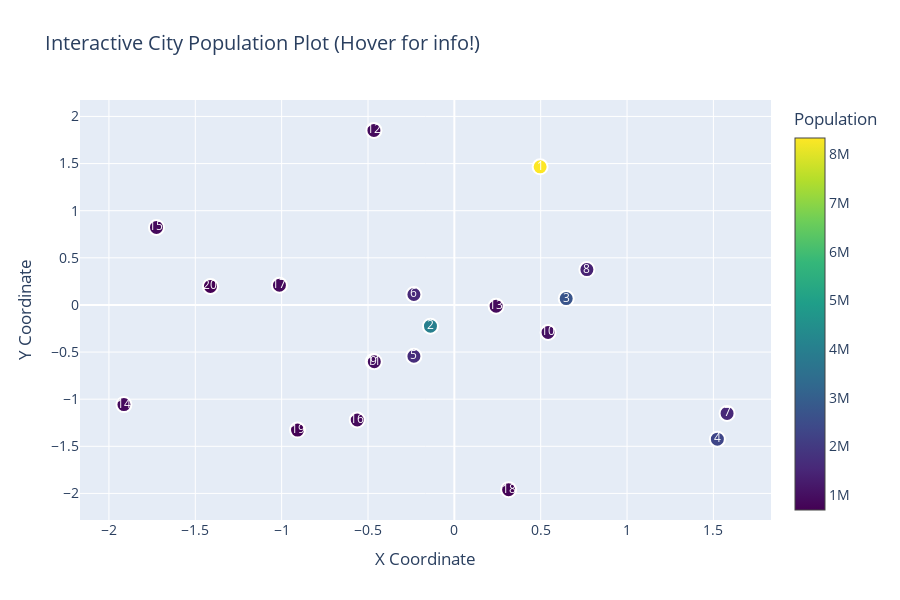

The notebook cell saved with this chart:
### Code cell
# Simple interactive plot that works with Homebrew Python 3.13
import matplotlib.pyplot as plt
import numpy as np

# Create sample data
np.random.seed(42)
n_points = 20
x = np.random.randn(n_points)
y = np.random.randn(n_points)

# Create labels/information for each point
cities = ['New York', 'Los Angeles', 'Chicago', 'Houston', 'Phoenix', 
          'Philadelphia', 'San Antonio', 'San Diego', 'Dallas', 'San Jose',
          'Austin', 'Jacksonville', 'Fort Worth', 'Columbus', 'Charlotte',
          'San Francisco', 'Indianapolis', 'Seattle', 'Denver', 'Boston']

populations = [8336817, 3979576, 2693976, 2320268, 1680992, 1584064,
               1547253, 1423851, 1343573, 1021795, 978908, 911507,
               909585, 898553, 885708, 881549, 876384, 753675, 715522, 695506]

# Method 1: Simple static plot with annotations
print("Method 1: Static plot with all labels visible")
print("="*50)

fig1, ax1 = plt.subplots(figsize=(12, 8))
scatter1 = ax1.scatter(x, y, c=populations, cmap='viridis', s=100, alpha=0.7)

# Add colorbar
cbar1 = plt.colorbar(scatter1)
cbar1.set_label('Population')

# Add city labels (offset to avoid overlap)
for i, city in enumerate(cities):
    ax1.annotate(city, (x[i], y[i]), xytext=(5, 5), textcoords='offset points',
                fontsize=8, alpha=0.8, bbox=dict(boxstyle="round,pad=0.3", 
                facecolor='white', alpha=0.7))

ax1.set_xlabel('X Coordinate')
ax1.set_ylabel('Y Coordinate')
ax1.set_title('City Population Plot - All Labels Visible')
ax1.grid(True, alpha=0.3)
plt.tight_layout()
plt.show()

print("\n" + "="*50)
print("Method 2: Click to reveal information")
print("="*50)

# Method 2: Click-based interaction (works reliably)
fig2, ax2 = plt.subplots(figsize=(12, 8))
scatter2 = ax2.scatter(x, y, c=populations, cmap='viridis', s=120, alpha=0.7)

# Add colorbar
cbar2 = plt.colorbar(scatter2)
cbar2.set_label('Population')

# Add point numbers for reference
for i in range(len(cities)):
    ax2.annotate(str(i+1), (x[i], y[i]), ha='center', va='center', 
                fontsize=10, fontweight='bold', color='white')

ax2.set_xlabel('X Coordinate')
ax2.set_ylabel('Y Coordinate')
ax2.set_title('Interactive City Plot - Click on numbered points!')
ax2.grid(True, alpha=0.3)

# Click handler
def on_click(event):
    if event.inaxes == ax2:
        # Find the closest point to the click
        distances = np.sqrt((x - event.xdata)**2 + (y - event.ydata)**2)
        closest_idx = np.argmin(distances)
        
        # Only show info if click is reasonably close to a point
        if distances[closest_idx] < 0.5:  # Adjust threshold as needed
            print(f"\n🏙️  CITY INFO:")
            print(f"   Name: {cities[closest_idx]}")
            print(f"   Population: {populations[closest_idx]:,}")
            print(f"   Coordinates: ({x[closest_idx]:.2f}, {y[closest_idx]:.2f})")
            print(f"   Point #{closest_idx + 1}")
            print("-" * 40)

# Connect the click function
fig2.canvas.mpl_connect('button_press_event', on_click)
plt.tight_layout()
plt.show()

print("\n📍 Click on any numbered point in the plot above to see city information!")
print("   The information will appear in this output area.")

# Method 3: Print all data for reference
print("\n" + "="*50)
print("Method 3: Complete data reference")
print("="*50)

print(f"{'#':<3} {'City':<15} {'Population':<12} {'X':<8} {'Y':<8}")
print("-" * 50)
for i, (city, pop) in enumerate(zip(cities, populations)):
    print(f"{i+1:<3} {city:<15} {pop:<12,} {x[i]:<8.2f} {y[i]:<8.2f}")

# Method 4: Try Plotly if available (most robust for interactive plots)
print("\n" + "="*50)
print("Method 4: Enhanced interactive plot with Plotly")
print("="*50)

try:
    import plotly.graph_objects as go
    import plotly.offline as pyo
    
    # Create plotly figure
    fig_plotly = go.Figure()
    
    fig_plotly.add_trace(go.Scatter(
        x=x,
        y=y,
        mode='markers+text',
        marker=dict(
            size=15,
            color=populations,
            colorscale='viridis',
            showscale=True,
            colorbar=dict(title="Population"),
            line=dict(width=2, color='white')
        ),
        text=[str(i+1) for i in range(len(cities))],
        textposition="middle center",
        textfont=dict(color="white", size=12),
        hovertext=[f'<b>{city}</b><br>Population: {pop:,}<br>Coordinates: ({x[i]:.2f}, {y[i]:.2f})<br>Point #{i+1}' 
                  for i, (city, pop) in enumerate(zip(cities, populations))],
        hovertemplate='%{hovertext}<extra></extra>',
        name='Cities'
    ))
    
    fig_plotly.update_layout(
        title='Interactive City Population Plot (Hover for info!)',
        xaxis_title='X Coordinate',
        yaxis_title='Y Coordinate',
        hovermode='closest',
        width=900,
        height=600,
        font=dict(size=14)
    )
    
    # For Jupyter notebooks
    fig_plotly.show()
    
    print("✅ Plotly plot created successfully!")
    print("   Hover over points to see detailed information.")
    
except ImportError:
    print("❌ Plotly not installed.")
    print("   Install with: pip3 install plotly")
    print("   Plotly provides the smoothest interactive experience!")

print("\n" + "="*70)
print("💡 SUMMARY:")
print("   Method 1: Static plot with all labels")
print("   Method 2: Click interaction (works in all environments)")
print("   Method 3: Data table for reference")
print("   Method 4: Plotly hover interaction (install: pip3 install plotly)")
print("="*70)

### Figure 1 — Plotly figure (JSON) as saved in the notebook; plotly's stock layout.template omitted (floating-point values rounded to 4 significant figures)
{"data": [{"hovertemplate": "%{hovertext}<extra></extra>", "hovertext": ["<b>New York</b><br>Population: 8,336,817<br>Coordinates: (0.50, 1.47)<br>Point #1", "<b>Los Angeles</b><br>Population: 3,979,576<br>Coordinates: (-0.14, -0.23)<br>Point #2", "<b>Chicago</b><br>Population: 2,693,976<br>Coordinates: (0.65, 0.07)<br>Point #3", "<b>Houston</b><br>Population: 2,320,268<br>Coordinates: (1.52, -1.42)<br>Point #4", "<b>Phoenix</b><br>Population: 1,680,992<br>Coordinates: (-0.23, -0.54)<br>Point #5", "<b>Philadelphia</b><br>Population: 1,584,064<br>Coordinates: (-0.23, 0.11)<br>Point #6", "<b>San Antonio</b><br>Population: 1,547,253<br>Coordinates: (1.58, -1.15)<br>Point #7", "<b>San Diego</b><br>Population: 1,423,851<br>Coordinates: (0.77, 0.38)<br>Point #8", "<b>Dallas</b><br>Population: 1,343,573<br>Coordinates: (-0.47, -0.60)<br>Point #9", "<b>San Jose</b><br>Population: 1,021,795<br>Coordinates: (0.54, -0.29)<br>Point #10", "<b>Austin</b><br>Population: 978,908<br>Coordinates: (-0.46, -0.60)<br>Point #11", "<b>Jacksonville</b><br>Population: 911,507<br>Coordinates: (-0.47, 1.85)<br>Point #12", "<b>Fort Worth</b><br>Population: 909,585<br>Coordinates: (0.24, -0.01)<br>Point #13", "<b>Columbus</b><br>Population: 898,553<br>Coordinates: (-1.91, -1.06)<br>Point #14", "<b>Charlotte</b><br>Population: 885,708<br>Coordinates: (-1.72, 0.82)<br>Point #15", "<b>San Francisco</b><br>Population: 881,549<br>Coordinates: (-0.56, -1.22)<br>Point #16", "<b>Indianapolis</b><br>Population: 876,384<br>Coordinates: (-1.01, 0.21)<br>Point #17", "<b>Seattle</b><br>Population: 753,675<br>Coordinates: (0.31, -1.96)<br>Point #18", "<b>Denver</b><br>Population: 715,522<br>Coordinates: (-0.91, -1.33)<br>Point #19", "<b>Boston</b><br>Population: 695,506<br>Coordinates: (-1.41, 0.20)<br>Point #20"], "marker": {"color": [8336817, 3979576, 2693976, 2320268, 1680992, 1584064, 1547253, 1423851, 1343573, 1021795, 978908, 911507, 909585, 898553, 885708, 881549, 876384, 753675, 715522, 695506], "colorbar": {"title": {"text": "Population"}}, "colorscale": [[0, "#440154"], [0.1111, "#482878"], [0.2222, "#3e4989"], [0.3333, "#31688e"], [0.4444, "#26828e"], [0.5556, "#1f9e89"], [0.6667, "#35b779"], [0.7778, "#6ece58"], [0.8889, "#b5de2b"], [1, "#fde725"]], "line": {"color": "white", "width": 2}, "showscale": true, "size": 15}, "mode": "markers+text", "name": "Cities", "text": ["1", "2", "3", "4", "5", "6", "7", "8", "9", "10", "11", "12", "13", "14", "15", "16", "17", "18", "19", "20"], "textfont": {"color": "white", "size": 12}, "textposition": "middle center", "type": "scatter", "x": [0.4967, -0.1383, 0.6477, 1.523, -0.2342, -0.2341, 1.579, 0.7674, -0.4695, 0.5426, -0.4634, -0.4657, 0.242, -1.913, -1.725, -0.5623, -1.013, 0.3142, -0.908, -1.412], "y": [1.466, -0.2258, 0.06753, -1.425, -0.5444, 0.1109, -1.151, 0.3757, -0.6006, -0.2917, -0.6017, 1.852, -0.0135, -1.058, 0.8225, -1.221, 0.2089, -1.96, -1.328, 0.1969]}], "layout": {"font": {"size": 14}, "height": 600, "hovermode": "closest", "title": {"text": "Interactive City Population Plot (Hover for info!)"}, "width": 900, "xaxis": {"title": {"text": "X Coordinate"}}, "yaxis": {"title": {"text": "Y Coordinate"}}}}
